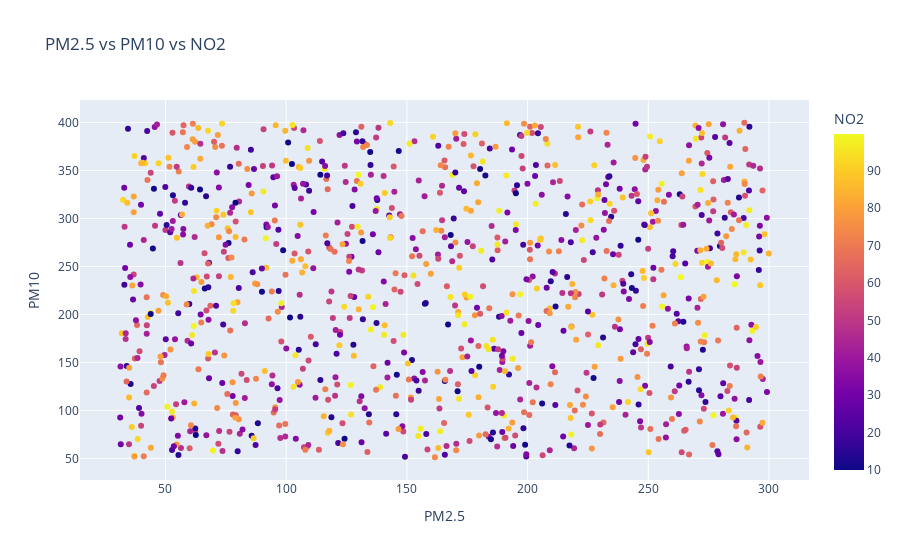

The code cell stored with this chart in its notebook:
### Code cell
# 2. Scatter Plot
px.scatter(df, x='PM2.5', y='PM10', color='NO2', title='PM2.5 vs PM10 vs NO2').show()

### Figure 1 — Plotly figure (JSON) as saved in the notebook; plotly's stock layout.template omitted (floating-point values rounded to 4 significant figures; data arrays with more than 128 entries replaced by an {"elided": "..."} marker saying what was removed)
{"data": [{"hovertemplate": "PM2.5=%{x}<br>PM10=%{y}<br>NO2=%{marker.color}<extra></extra>", "legendgroup": "", "marker": {"color": {"elided": "1000 float values"}, "coloraxis": "coloraxis", "symbol": "circle"}, "mode": "markers", "name": "", "orientation": "v", "showlegend": false, "type": "scatter", "x": {"elided": "1000 float values"}, "xaxis": "x", "y": {"elided": "1000 float values"}, "yaxis": "y"}], "layout": {"autosize": true, "coloraxis": {"colorbar": {"title": {"text": "NO2"}}, "colorscale": [[0, "#0d0887"], [0.1111, "#46039f"], [0.2222, "#7201a8"], [0.3333, "#9c179e"], [0.4444, "#bd3786"], [0.5556, "#d8576b"], [0.6667, "#ed7953"], [0.7778, "#fb9f3a"], [0.8889, "#fdca26"], [1, "#f0f921"]]}, "legend": {"tracegroupgap": 0}, "title": {"text": "PM2.5 vs PM10 vs NO2"}, "xaxis": {"anchor": "y", "autorange": true, "domain": [0, 1], "range": [14.97, 316.2], "title": {"text": "PM2.5"}, "type": "linear"}, "yaxis": {"anchor": "x", "autorange": true, "domain": [0, 1], "range": [22.36, 428.6], "title": {"text": "PM10"}, "type": "linear"}}}
